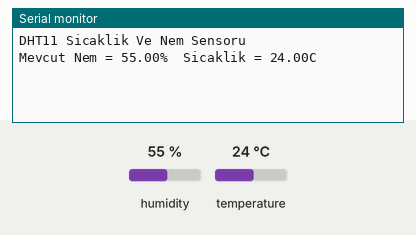
The sketch below on a simulated Arduino Uno, built with avr-gcc and run on an emulated ATmega328P. Shown: the last lines printed to the serial monitor. The inputs (shaded band) are chosen by the test bench; at power-on: humidity 55 %, temperature 24 °C.

Above: at 2.7 s.
2.8 s: humidity set to 22 %
At 7.1 s:
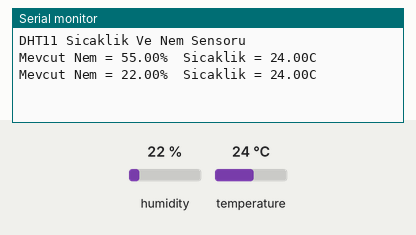
8.8 s: temperature set to 12 °C
At 13.0 s:
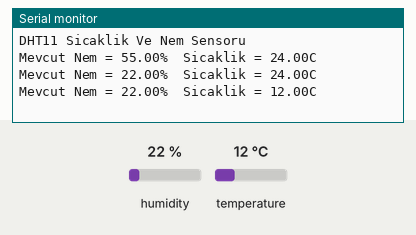
14.8 s: humidity set to 40 %
At 17.7 s:
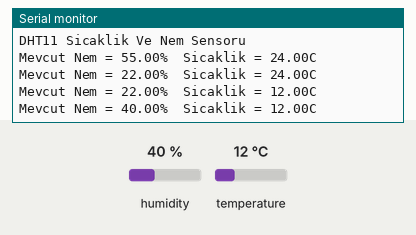
Timing chart, 0 to 19.2 s (numbered marks = the images above; inputs shaded):
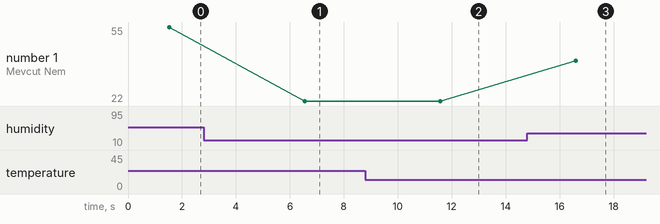

The sketch:

dht11_sicaklik.ino
```cpp
#include "dht.h"
#define dht_apin A0

dht DHT;

void setup(){
  Serial.begin(9600);
  delay(500);
  Serial.println("DHT11 Sicaklik Ve Nem Sensoru\n\n");
  delay(1000);
}

void loop(){
    DHT.read11(dht_apin);

    Serial.print("Mevcut Nem = ");
    Serial.print(DHT.humidity);
    Serial.print("%  ");
    Serial.print("Sicaklik = ");
    Serial.print(DHT.temperature);
    Serial.println("C  ");

    delay(5000);
}
```

Measured:
- after the input at 2.8 s, the serial monitor: prints a new line after 3.7 s (image 1)
- after the input at 8.8 s, the serial monitor: prints a new line after 2.8 s (image 2)
- after the input at 14.8 s, the serial monitor: prints a new line after 1.8 s (image 3)
- plotted number 1: 55 → 22 after the input at 2.8 s, 22 → 40 after the input at 14.8 s
